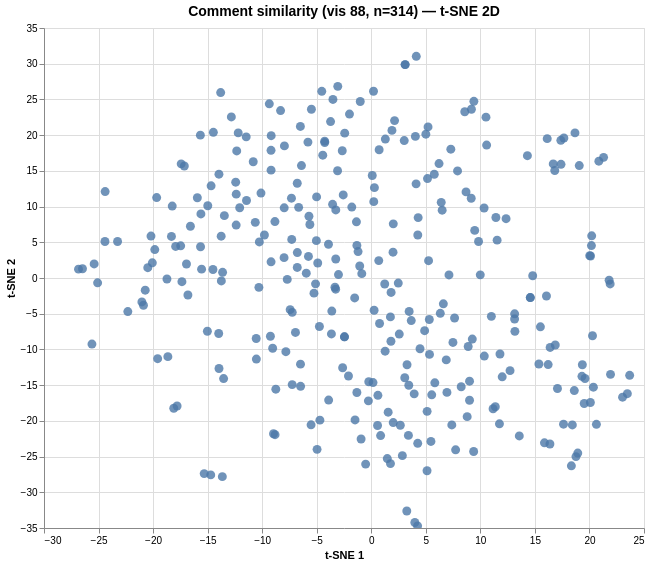

Write a Vega-Lite specification for this figure.
### Vega specification from a JSON file in a GitHub repository (floating-point values rounded to 4 significant figures; data arrays with more than 128 entries replaced by an {"elided": "..."} marker saying what was removed)
{"$schema": "https://vega.github.io/schema/vega/v6.json", "data": [{"name": "param_1e9efca18e7a2868_store"}, {"name": "source_0", "values": {"elided": "314 records"}}, {"name": "source_0_x_domain_dim_1", "values": [{"min": -26.84, "max": 23.68}]}, {"name": "source_0_y_domain_dim_2", "values": [{"min": -34.7, "max": 31.03}]}], "signals": [{"name": "unit", "value": {}, "on": [{"events": "pointermove", "update": "isTuple(group()) ? group() : unit"}]}, {"name": "param_1e9efca18e7a2868", "update": "vlSelectionResolve(\"param_1e9efca18e7a2868_store\", \"union\")"}, {"name": "param_1e9efca18e7a2868_dim_1", "on": [{"events": [{"source": "view", "type": "dblclick"}], "update": "null"}, {"events": {"signal": "param_1e9efca18e7a2868_translate_delta"}, "update": "panLinear(param_1e9efca18e7a2868_translate_anchor.extent_x, -param_1e9efca18e7a2868_translate_delta.x / width)"}, {"events": {"signal": "param_1e9efca18e7a2868_zoom_delta"}, "update": "zoomLinear(domain(\"x\"), param_1e9efca18e7a2868_zoom_anchor.x, param_1e9efca18e7a2868_zoom_delta)"}]}, {"name": "param_1e9efca18e7a2868_dim_2", "on": [{"events": [{"source": "view", "type": "dblclick"}], "update": "null"}, {"events": {"signal": "param_1e9efca18e7a2868_translate_delta"}, "update": "panLinear(param_1e9efca18e7a2868_translate_anchor.extent_y, param_1e9efca18e7a2868_translate_delta.y / height)"}, {"events": {"signal": "param_1e9efca18e7a2868_zoom_delta"}, "update": "zoomLinear(domain(\"y\"), param_1e9efca18e7a2868_zoom_anchor.y, param_1e9efca18e7a2868_zoom_delta)"}]}, {"name": "param_1e9efca18e7a2868_tuple", "on": [{"events": [{"signal": "param_1e9efca18e7a2868_dim_1 || param_1e9efca18e7a2868_dim_2"}], "update": "param_1e9efca18e7a2868_dim_1 && param_1e9efca18e7a2868_dim_2 ? {unit: \"\", fields: param_1e9efca18e7a2868_tuple_fields, values: [param_1e9efca18e7a2868_dim_1,param_1e9efca18e7a2868_dim_2]} : null"}]}, {"name": "param_1e9efca18e7a2868_tuple_fields", "value": [{"field": "dim_1", "channel": "x", "type": "R"}, {"field": "dim_2", "channel": "y", "type": "R"}]}, {"name": "param_1e9efca18e7a2868_translate_anchor", "value": {}, "on": [{"events": [{"source": "scope", "type": "pointerdown"}], "update": "{x: x(unit), y: y(unit), extent_x: domain(\"x\"), extent_y: domain(\"y\")}"}]}, {"name": "param_1e9efca18e7a2868_translate_delta", "value": {}, "on": [{"events": [{"source": "window", "between": [{"source": "scope", "type": "pointerdown"}, {"source": "window", "type": "pointerup"}], "type": "pointermove", "consume": true}], "update": "{x: param_1e9efca18e7a2868_translate_anchor.x - x(unit), y: param_1e9efca18e7a2868_translate_anchor.y - y(unit)}"}]}, {"name": "param_1e9efca18e7a2868_zoom_anchor", "on": [{"events": [{"source": "scope", "consume": true, "type": "wheel"}], "update": "{x: invert(\"x\", x(unit)), y: invert(\"y\", y(unit))}"}]}, {"name": "param_1e9efca18e7a2868_zoom_delta", "on": [{"events": [{"source": "scope", "type": "wheel", "consume": true}], "update": "pow(1.001, event.deltaY * pow(16, event.deltaMode))", "force": true}]}, {"name": "param_1e9efca18e7a2868_modify", "on": [{"events": {"signal": "param_1e9efca18e7a2868_tuple"}, "update": "modify(\"param_1e9efca18e7a2868_store\", param_1e9efca18e7a2868_tuple, true)"}]}], "marks": [{"type": "symbol", "name": "marks", "from": {"data": "source_0"}, "encode": {"update": {"opacity": {"value": 0.8}, "fill": {"value": "#4c78a8"}, "y": {"field": "dim_2", "scale": "y"}, "shape": {"value": "circle"}, "size": {"value": 80}, "tooltip": {"signal": "{\"Comment #\": format(datum[\"index\"], \"\"), \"Comment\": isValid(datum[\"comment\"]) ? datum[\"comment\"] : \"\"+datum[\"comment\"]}"}, "x": {"field": "dim_1", "scale": "x"}}}, "style": ["circle"], "interactive": true, "clip": true}], "scales": [{"name": "x", "type": "linear", "domain": [{"signal": "(data(\"source_0_x_domain_dim_1\")[0] || {}).min"}, {"signal": "(data(\"source_0_x_domain_dim_1\")[0] || {}).max"}], "range": [0, {"signal": "width"}], "zero": true, "domainRaw": {"signal": "param_1e9efca18e7a2868[\"dim_1\"]"}, "nice": true}, {"name": "y", "type": "linear", "domain": [{"signal": "(data(\"source_0_y_domain_dim_2\")[0] || {}).min"}, {"signal": "(data(\"source_0_y_domain_dim_2\")[0] || {}).max"}], "range": [{"signal": "height"}, 0], "zero": true, "domainRaw": {"signal": "param_1e9efca18e7a2868[\"dim_2\"]"}, "nice": true}], "axes": [{"scale": "x", "zindex": 0, "grid": true, "labels": false, "orient": "bottom", "aria": false, "minExtent": 0, "ticks": false, "gridScale": "y", "tickCount": {"signal": "ceil(width/40)"}, "domain": false, "maxExtent": 0}, {"scale": "y", "aria": false, "ticks": false, "maxExtent": 0, "minExtent": 0, "grid": true, "zindex": 0, "tickCount": {"signal": "ceil(height/40)"}, "gridScale": "x", "orient": "left", "domain": false, "labels": false}, {"scale": "x", "tickCount": {"signal": "ceil(width/40)"}, "grid": false, "labelFlush": true, "labelOverlap": true, "zindex": 0, "orient": "bottom", "title": "t-SNE 1"}, {"scale": "y", "title": "t-SNE 2", "orient": "left", "grid": false, "zindex": 0, "tickCount": {"signal": "ceil(height/40)"}, "labelOverlap": true}], "title": {"text": "Comment similarity (vis 88, n=314) — t-SNE 2D", "frame": "group", "fontSize": 14}, "background": "white", "style": "cell", "height": 500, "width": 600, "padding": 5}
